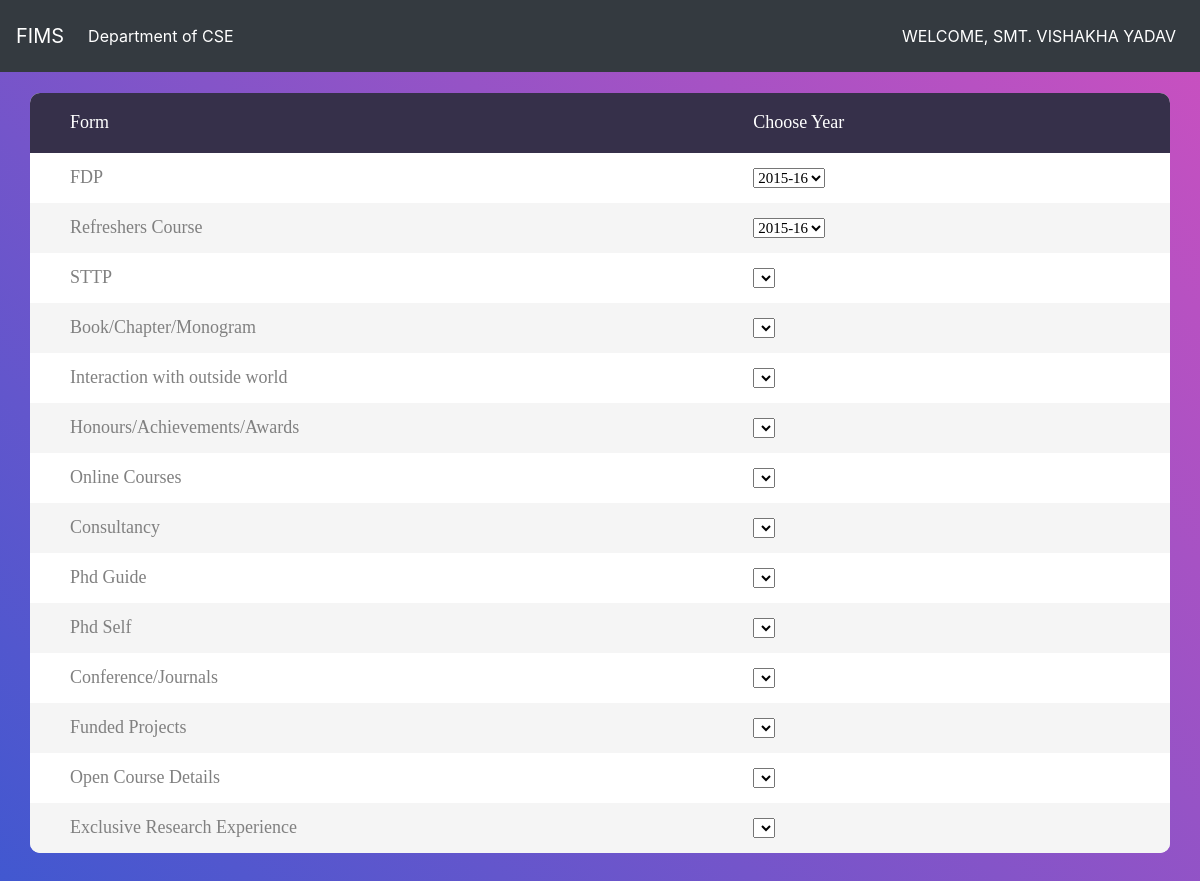
The app's page /index/ (signed in) with its own data.
### t1/models.py (models this page shows, shortened)
class User(AbstractUser):
	phone = models.BigIntegerField(null=True)
	department = models.ForeignKey('Department', on_delete=models.CASCADE,null=True)
	designation = models.ForeignKey('Designation', on_delete=models.CASCADE,null=True)
	teach_status = models.BooleanField(default=False)
	info = models.CharField(max_length=20, blank=True, null=True)
	def __str__(self):
		return self.username

class Department(models.Model):
	name = models.CharField(max_length=20, blank=True, null=True)
	def __str__(self):
		return self.name

class Field(models.Model):
	name = models.CharField(max_length=30, blank=True, null=True)

### t1/views.py (the view)
# urls.py: url(r'^index/', views.index, name="index"),
def index(request):
    year_ftp = {}
    data0 = User.objects.get(username=request.user)
    print(data0.department)
    data1 = Field.objects.all()
    data2 = Year.objects.all()
    data3 = zip(data1,data2)
    for i in data2:
        if fdp.objects.filter(info=request.user).filter(year=i).exists():
            year_ftp[i] = i
    context = {
            'data0':data0,
            'data1':data1,
            'data2':data2,
            'data3':data3,
            'year_ftp':year_ftp
        }
    return render(request,'index.html',context = context)

### t1/models.py (called while the page is built)
	def __str__(self):
		return self.year

### templates/index.html (shortened to what this page needs)
<!DOCTYPE html>
{% load staticfiles %}
{% load widget_tweaks %}
<html lang="en">
<head>
	<link rel="stylesheet" type="text/css" href="{% static "vendor1/bootstrap/css/bootstrap.min.css" %}">
	<link rel="stylesheet" type="text/css" href="{% static "fonts1/font-awesome-4.7.0/css/font-awesome.min.css" %}">
	<link rel="stylesheet" type="text/css" href="{% static "vendor1/animate/animate.css" %}">
	<link rel="stylesheet" type="text/css" href="{% static "vendor1/select2/select2.min.css" %}">
	<link rel="stylesheet" type="text/css" href="{% static "vendor1/perfect-scrollbar/perfect-scrollbar.css" %}">
	<link rel="stylesheet" type="text/css" href="{% static "css1/util.css" %}">
	<link rel="stylesheet" type="text/css" href="{% static "css1/main.css" %}">
<link rel="stylesheet" href="https://stackpath.bootstrapcdn.com/bootstrap/4.1.3/css/bootstrap.min.css">
</head>
<body style="background: #c850c0; background: -webkit-linear-gradient(45deg, #4158d0, #c850c0);
background: -o-linear-gradient(45deg, #4158d0, #c850c0);
background: -moz-linear-gradient(45deg, #4158d0, #c850c0);
 background: linear-gradient(45deg, #4158d0, #c850c0);">
<nav class="navbar navbar-expand-lg navbar-dark bg-dark fixed-top">
  <a class="navbar-brand" href="#">FIMS</a>
  <div class="collapse navbar-collapse" id="navbarNavAltMarkup">
    <div class="navbar-nav">
      <a class="nav-item nav-link active" href="#">Department of {{data0.department}}<span class="sr-only">(current)</span></a>
    </div>
  </div>
   <span class="navbar-text">
     <div class="navbar-nav">
      <a class="nav-item nav-link active" href="#">WELCOME, {{data0.first_name}}</a>
    </span>
</nav>
	<div class="limiter" style="margin-top: 5%;">
		<div class="container-table100">
			<div class="wrap-table100">
				<div class="table100">
					<table>
						<thead>
							<tr class="table100-head">
								<th class="column1">Form</th>
								<th class="column2">Choose Year</th>
							</tr>
						</thead>
						<tbody>
							<form method="POST">
							{% for form_name in data1 %}
								<tr>
									<td class="column1"><span style="font-size: 18px;">{{ form_name.name }}</span></td>
									<td class="column2">
									<select onchange="location = this.value;">
										{% for year in data2 %}
											{% if form_name.pk == 1 %}
											<option value="/fdp/{{year.year}}">
										{{year.year}}
										</option>
										{% endif %}
											{% if form_name.pk == 2 %}
											<option value="/ref_course/{{year.year}}">
										{{year.year}}
										</option>
										{% endif %}
										{% endfor %}
										</select>
									</td>
								</tr>
								{% endfor %}
								</form>
						</tbody>
					</table>
				</div>
			</div>
		</div>
	</div>
</body>
</html>

### static/css1/main.css (style rules this page uses)
* { margin: 0px; padding: 0px; box-sizing: border-box; }
body, html { height: 100%; font-family: sans-serif; background: #c850c0; background: -webkit-linear-gradient(45deg, #4158d0, #c850c0); background: -o-linear-gradient(45deg, #4158d0, #c850c0); background: -moz-linear-gradient(45deg, #4158d0, #c850c0); background: linear-gradient(45deg, #4158d0, #c850c0); }
a { margin: 0px; transition: all 0.4s; -webkit-transition: all 0.4s; -o-transition: all 0.4s; -moz-transition: all 0.4s; }
.limiter { width: 100%; margin: 0 auto; }
.container-table100 { width: 100%; min-height: 100vh; background: #c850c0; background: -webkit-linear-gradient(45deg, #4158d0, #c850c0); background: -o-linear-gradient(45deg, #4158d0, #c850c0); background: -moz-linear-gradient(45deg, #4158d0, #c850c0); background: linear-gradient(45deg, #4158d0, #c850c0); display: -webkit-box; display: -webkit-flex; display: -moz-box; display: -ms-flexbox; display: flex; align-items: center; justify-content: center; flex-wrap: wrap; padding: 33px 30px; }
.wrap-table100 { width: 1170px; }
table { border-spacing: 1; border-collapse: collapse; background: white; border-radius: 10px; overflow: hidden; width: 100%; margin: 0 auto; position: relative; }
table * { position: relative; }
table td, table th { padding-left: 8px; }
table thead tr { height: 60px; background: #36304a; }
table tbody tr { height: 50px; }
table tbody tr:last-child { border: 0; }
table td, table th { text-align: left; }
.table100-head th { font-family: OpenSans-Regular; font-size: 18px; color: #fff; line-height: 1.2; font-weight: unset; }
tbody tr:nth-child(even) { background-color: #f5f5f5; }
tbody tr { font-family: OpenSans-Regular; font-size: 15px; color: #808080; line-height: 1.2; font-weight: unset; }
.column1 { width: 260px; padding-left: 40px; }
.column2 { width: 160px; }

### records on screen
User: department "CSE", first_name "SMT. VISHAKHA YADAV"
Field: name "FDP"
Field: name "Refreshers Course"
Field: name "STTP"
Field: name "Book/Chapter/Monogram"
Field: name "Interaction with outside world"
Field: name "Honours/Achievements/Awards"
Field: name "Online Courses"
Field: name "Consultancy"
Field: name "Phd Guide"
Field: name "Phd Self"
Field: name "Conference/Journals"
Field: name "Funded Projects"
Field: name "Open Course Details"
Field: name "Exclusive Research Experience"

### other values on screen
form field value "2015-16"
